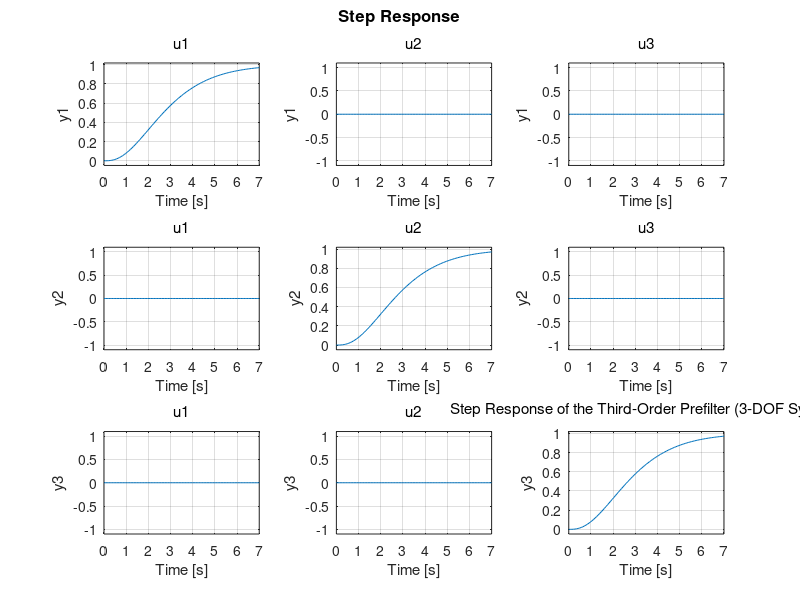

Reproduce this figure in MATLAB.
clc; clear; 

% Define parameters for each joint (3-DOF system)
zeta = [1 1 1];  % Damping ratios for each joint
wn   = [1 1 1];  % Natural frequencies
a    = 1;  % Gain factor (can be adjusted)

% Define A, B, C, D for the state-space system
A1 = [  0   1   0   0   0   0   0   0   0;
       0   0   1   0   0   0   0   0   0;
    -a*wn(1)^2  -(a+2*zeta(1)*wn(1))  -(wn(1)^2 + 2*zeta(1)*wn(1)^2)  0   0   0   0   0   0;
       0   0   0   0   1   0   0   0   0;
       0   0   0   0   0   1   0   0   0;
       0   0   0   -a*wn(2)^2  -(a+2*zeta(2)*wn(2))  -(wn(2)^2 + 2*zeta(2)*wn(2)^2)  0   0   0;
       0   0   0   0   0   0   0   1   0;
       0   0   0   0   0   0   0   0   1;
       0   0   0   0   0   0   -a*wn(3)^2  -(a+2*zeta(3)*wn(3))  -(wn(3)^2 + 2*zeta(3)*wn(3)^2) ];

B1 = [ 0  0  0;
      0  0  0;
      a*wn(1)^2  0  0;
      0  0  0;
      0  0  0;
      0  a*wn(2)^2  0;
      0  0  0;
      0  0  0;
      0  0  a*wn(3)^2 ];

C1 = [1 0 0  0 0 0  0 0 0;  % Output for joint 1
     0 0 0  1 0 0  0 0 0;  % Output for joint 2
     0 0 0  0 0 0  1 0 0]; % Output for joint 3

D1 = zeros(3,3);

% Create state-space system
sys = ss(A1, B1, C1, D1);

% Step response for each joint
figure;
step(sys)
title('Step Response of the Third-Order Prefilter (3-DOF System)')
grid on;


% zeta = .8;
% wn   = .5;
% a    = 10;
% A = [ 0 1 0; 0 0 1; -a*wn^2 -(a+2*zeta*wn) -(wn^2 + 2*zeta*wn^2) ];
% B = [ 0; 0; a*wn^2];
% C = [1 0 0];
% D = 0;
% sys = ss(A, B, C, D);  % State-space to transfer function
% step(sys)


% wn = [5 6 7];  % Natural frequency
% zeta = [ 2 3 4];  % Damping ratios
% 
% 
% A = [zeros(3,3), eye(3);
%      -diag(wn).^2, -2*diag(zeta)*diag(wn)];
% B = [zeros(3,3); diag(wn).^2];
% C = eye(3);
% D = zeros(3,3);
% 
% 
% sys = ss(A, B, C, D);  % State-space to transfer function


% % Given parameters
% wn = 2;  % Natural frequency
% zeta = 1;  % Damping ratios
% 
% % Define the diagonal transfer function matrix
% G = tf(9, [1, 2*zeta*wn, wn^2]);


% 
% % Define the natural frequency (omega_n) and damping ratio (zeta)
% wn = 5;     % Example natural frequency
% zeta = 1;    % Example damping ratio
% % K = 4;         % Example gain
% 
% % Define the A, B, C, and D matrices for the state-space representation
% A = [0, 1, 0;
%      0, 0, 1;
%      -wn^2, -2*zeta*wn, -wn^2];
% B = [0; 0; wn^2];
% C = [1, 0, 0];
% D = 0;
% 
% % Create the state-space system
% sys = ss(A, B, C, D);
% 
% step(sys); hold on




%%%%%%%%%%%%%   other form
% Gain = 2;
% % Define the coefficients of the third-order system
% a2 = 5;  % Example coefficient for s^2 term
% a1 = 2;  % Example coefficient for s term
% a0 = Gain;  % Example coefficient for constant term
% K = Gain;   % Example gain
% 
% % Define the A, B, C, and D matrices for the state-space representation
% A = [0, 1, 0;
%      0, 0, 1;
%      -a0, -a1, -a2];
% B = [0; 0; K];
% C = [1, 0, 0];
% D = 0;
% 
% % Create the state-space system
% sys = ss(A, B, C, D);
% step(sys); hold on






% %%%%%%%
% % Define the natural frequency (omega_n) and damping ratio (zeta)
% omega_n = 10;  % Example natural frequency
% zeta = 1;   % Example damping ratio
% 
% % Define the A, B, C, and D matrices for the state-space representation
% A = [0, 1, 0;
%      0, 0, 1;
%      -omega_n^2, -2*zeta*omega_n, -omega_n^2];
% B = [0; 0; omega_n^2];
% C = [1, 0, 0];
% D = 0;
% 
% % Create the state-space system
% sys = ss(A, B, C, D);
% 
% step(sys)